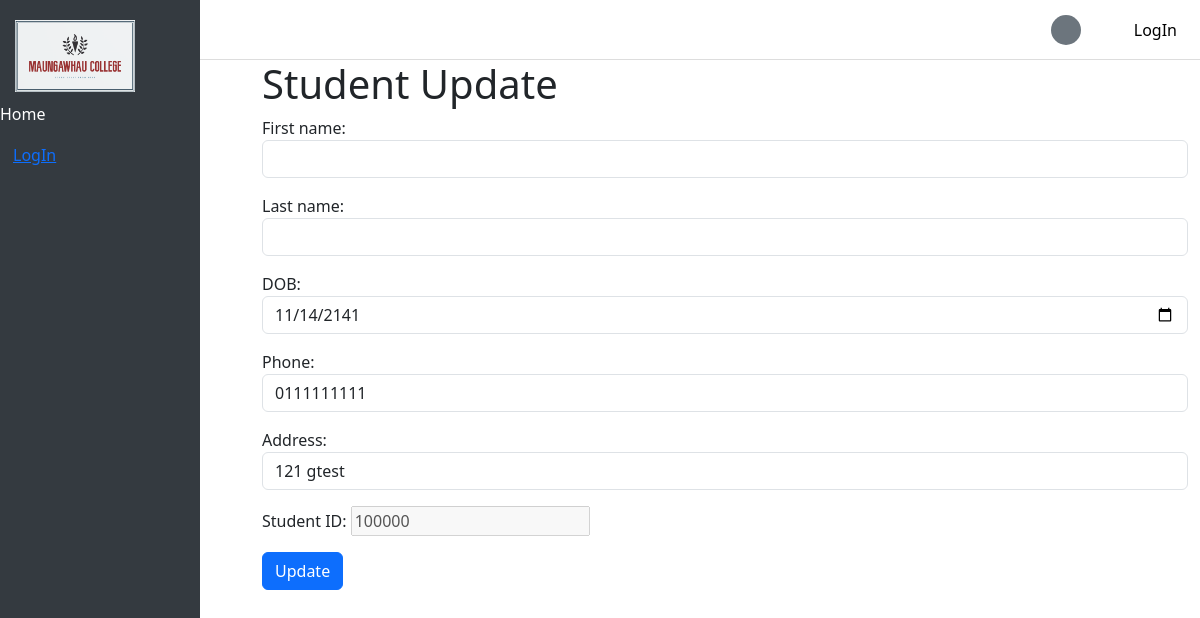
The app's page /student/2/update/ with its own data.
### Maungawhau/models.py (models this page shows, shortened)
class Student(models.Model):
    student_id = models.IntegerField(unique=True, blank=True, null=True)
    user = models.OneToOneField(User, on_delete=models.CASCADE)
    DOB = models.DateField()
    phone = models.CharField(max_length=20, default='')
    address = models.CharField(max_length=255, default='')

### Maungawhau/views.py (the view, shortened to what this page needs)
# urls.py: path('student/<int:pk>/update/', StudentUpdateView.as_view(), name='student_update'),
class StudentUpdateView(UpdateView):
    model = Student
    form_class = createStudentsForm
    template_name = 'student_update.html'
    context_object_name = 'student'
    success_url = reverse_lazy('student_list')

### Maungawhau/forms.py (shortened to what this page needs)
class createStudentsForm(forms.ModelForm):
    first_name = forms.CharField(max_length=30, required=True, widget=forms.TextInput(attrs={'class': 'form-control'}))
    last_name = forms.CharField(max_length=30, required=True, widget=forms.TextInput(attrs={'class': 'form-control'}))
    class Meta:
        model = Student
        fields = ('first_name', 'last_name', 'DOB', 'phone', 'address')
        widgets = {
            'student_id': forms.NumberInput(attrs={'class': 'form-control', 'readonly': 'readonly'}),
            'DOB': forms.DateInput(attrs={'class': 'form-control', 'type': 'date'}),
            'phone': forms.TextInput(attrs={'class': 'form-control'}),
            'address': forms.TextInput(attrs={'class': 'form-control'}),
        }
    def __init__(self, *args, **kwargs):
        super(createStudentsForm, self).__init__(*args, **kwargs)
        if self.instance.pk:
            self.fields['student_id'] = forms.CharField(
                initial=self.instance.student_id, disabled=True, label="Student ID", required=False)

### templates/student_update.html (shortened to what this page needs)
{% extends 'base.html' %}
{% block content %}
    <h1>Student Update</h1>
    <form method="post" enctype="multipart/form-data">
        {{ form.as_p }}
        <button type="submit" class="btn btn-primary">
            Update
        </button>
    </form>
{% endblock %}

### templates/base.html (style rules this page uses)
body { margin-left: 250px; padding-top: 60px; }

### records on screen
Student: DOB "11/14/2141", phone "0111111111", address "121 gtest", student_id "100000"
